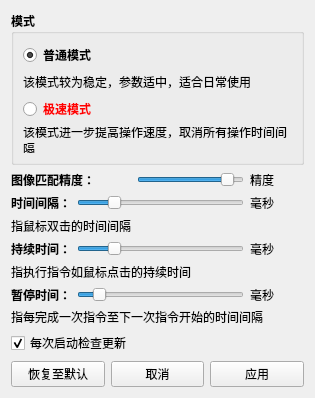
<?xml version="1.0" encoding="UTF-8"?>
<ui version="4.0">
 <class>Setting</class>
 <widget class="QWidget" name="Setting">
  <property name="geometry">
   <rect>
    <x>0</x>
    <y>0</y>
    <width>315</width>
    <height>356</height>
   </rect>
  </property>
  <property name="font">
   <font>
    <family>微软雅黑</family>
   </font>
  </property>
  <property name="windowTitle">
   <string>设置</string>
  </property>
  <property name="windowIcon">
   <iconset resource="../images.qrc">
    <normaloff>:/按钮图标/窗体/res/图标.png</normaloff>:/按钮图标/窗体/res/图标.png</iconset>
  </property>
  <layout class="QGridLayout" name="gridLayout_3">
   <item row="3" column="1">
    <widget class="QPushButton" name="pushButton_2">
     <property name="text">
      <string>取消</string>
     </property>
    </widget>
   </item>
   <item row="3" column="2">
    <widget class="QPushButton" name="pushButton">
     <property name="text">
      <string>应用</string>
     </property>
    </widget>
   </item>
   <item row="1" column="0" colspan="3">
    <layout class="QGridLayout" name="gridLayout_2">
     <item row="1" column="1" colspan="3">
      <widget class="QSlider" name="horizontalSlider_2">
       <property name="maximum">
        <number>1000</number>
       </property>
       <property name="singleStep">
        <number>100</number>
       </property>
       <property name="pageStep">
        <number>100</number>
       </property>
       <property name="value">
        <number>200</number>
       </property>
       <property name="orientation">
        <enum>Qt::Horizontal</enum>
       </property>
      </widget>
     </item>
     <item row="5" column="1" colspan="3">
      <widget class="QSlider" name="horizontalSlider_4">
       <property name="maximum">
        <number>1000</number>
       </property>
       <property name="singleStep">
        <number>100</number>
       </property>
       <property name="pageStep">
        <number>100</number>
       </property>
       <property name="value">
        <number>100</number>
       </property>
       <property name="orientation">
        <enum>Qt::Horizontal</enum>
       </property>
      </widget>
     </item>
     <item row="0" column="4">
      <widget class="QLabel" name="label_4">
       <property name="text">
        <string>精度</string>
       </property>
      </widget>
     </item>
     <item row="1" column="4">
      <widget class="QLabel" name="label_6">
       <property name="text">
        <string>毫秒</string>
       </property>
      </widget>
     </item>
     <item row="3" column="4">
      <widget class="QLabel" name="label_8">
       <property name="text">
        <string>毫秒</string>
       </property>
      </widget>
     </item>
     <item row="0" column="0" colspan="2">
      <widget class="QLabel" name="label_3">
       <property name="font">
        <font>
         <family>微软雅黑</family>
         <weight>75</weight>
         <bold>true</bold>
        </font>
       </property>
       <property name="text">
        <string>图像匹配精度：</string>
       </property>
      </widget>
     </item>
     <item row="3" column="1" colspan="3">
      <widget class="QSlider" name="horizontalSlider_3">
       <property name="maximum">
        <number>1000</number>
       </property>
       <property name="singleStep">
        <number>100</number>
       </property>
       <property name="pageStep">
        <number>100</number>
       </property>
       <property name="value">
        <number>200</number>
       </property>
       <property name="orientation">
        <enum>Qt::Horizontal</enum>
       </property>
      </widget>
     </item>
     <item row="3" column="0">
      <widget class="QLabel" name="label_7">
       <property name="font">
        <font>
         <family>微软雅黑</family>
         <weight>75</weight>
         <bold>true</bold>
        </font>
       </property>
       <property name="text">
        <string>持续时间：</string>
       </property>
      </widget>
     </item>
     <item row="1" column="0">
      <widget class="QLabel" name="label_5">
       <property name="font">
        <font>
         <family>微软雅黑</family>
         <weight>75</weight>
         <bold>true</bold>
        </font>
       </property>
       <property name="text">
        <string>时间间隔：</string>
       </property>
      </widget>
     </item>
     <item row="5" column="0">
      <widget class="QLabel" name="label_9">
       <property name="font">
        <font>
         <family>微软雅黑</family>
         <weight>75</weight>
         <bold>true</bold>
        </font>
       </property>
       <property name="text">
        <string>暂停时间：</string>
       </property>
      </widget>
     </item>
     <item row="5" column="4">
      <widget class="QLabel" name="label_10">
       <property name="text">
        <string>毫秒</string>
       </property>
      </widget>
     </item>
     <item row="0" column="2" colspan="2">
      <widget class="QSlider" name="horizontalSlider">
       <property name="maximum">
        <number>10</number>
       </property>
       <property name="singleStep">
        <number>1</number>
       </property>
       <property name="value">
        <number>9</number>
       </property>
       <property name="orientation">
        <enum>Qt::Horizontal</enum>
       </property>
      </widget>
     </item>
     <item row="6" column="0" colspan="5">
      <widget class="QLabel" name="label_12">
       <property name="text">
        <string>指每完成一次指令至下一次指令开始的时间间隔</string>
       </property>
       <property name="wordWrap">
        <bool>true</bool>
       </property>
      </widget>
     </item>
     <item row="4" column="0" colspan="5">
      <widget class="QLabel" name="label_13">
       <property name="text">
        <string>指执行指令如鼠标点击的持续时间</string>
       </property>
      </widget>
     </item>
     <item row="2" column="0" colspan="5">
      <widget class="QLabel" name="label_11">
       <property name="text">
        <string>指鼠标双击的时间间隔</string>
       </property>
       <property name="wordWrap">
        <bool>true</bool>
       </property>
      </widget>
     </item>
    </layout>
   </item>
   <item row="0" column="0" colspan="3">
    <widget class="QGroupBox" name="groupBox">
     <property name="font">
      <font>
       <family>微软雅黑</family>
       <weight>75</weight>
       <bold>true</bold>
      </font>
     </property>
     <property name="title">
      <string>模式</string>
     </property>
     <layout class="QGridLayout" name="gridLayout">
      <item row="0" column="0">
       <widget class="QRadioButton" name="radioButton">
        <property name="font">
         <font>
          <family>微软雅黑</family>
          <weight>75</weight>
          <bold>true</bold>
         </font>
        </property>
        <property name="text">
         <string>普通模式</string>
        </property>
        <property name="checked">
         <bool>true</bool>
        </property>
       </widget>
      </item>
      <item row="1" column="0">
       <widget class="QLabel" name="label">
        <property name="font">
         <font>
          <family>微软雅黑</family>
          <weight>50</weight>
          <bold>false</bold>
         </font>
        </property>
        <property name="text">
         <string>该模式较为稳定，参数适中，适合日常使用</string>
        </property>
        <property name="wordWrap">
         <bool>true</bool>
        </property>
       </widget>
      </item>
      <item row="2" column="0">
       <widget class="QRadioButton" name="radioButton_2">
        <property name="palette">
         <palette>
          <active>
           <colorrole role="WindowText">
            <brush brushstyle="SolidPattern">
             <color alpha="255">
              <red>255</red>
              <green>0</green>
              <blue>0</blue>
             </color>
            </brush>
           </colorrole>
           <colorrole role="Text">
            <brush brushstyle="SolidPattern">
             <color alpha="255">
              <red>255</red>
              <green>0</green>
              <blue>0</blue>
             </color>
            </brush>
           </colorrole>
           <colorrole role="PlaceholderText">
            <brush brushstyle="SolidPattern">
             <color alpha="128">
              <red>255</red>
              <green>0</green>
              <blue>0</blue>
             </color>
            </brush>
           </colorrole>
          </active>
          <inactive>
           <colorrole role="WindowText">
            <brush brushstyle="SolidPattern">
             <color alpha="255">
              <red>255</red>
              <green>0</green>
              <blue>0</blue>
             </color>
            </brush>
           </colorrole>
           <colorrole role="Text">
            <brush brushstyle="SolidPattern">
             <color alpha="255">
              <red>255</red>
              <green>0</green>
              <blue>0</blue>
             </color>
            </brush>
           </colorrole>
           <colorrole role="PlaceholderText">
            <brush brushstyle="SolidPattern">
             <color alpha="128">
              <red>255</red>
              <green>0</green>
              <blue>0</blue>
             </color>
            </brush>
           </colorrole>
          </inactive>
          <disabled>
           <colorrole role="WindowText">
            <brush brushstyle="SolidPattern">
             <color alpha="255">
              <red>120</red>
              <green>120</green>
              <blue>120</blue>
             </color>
            </brush>
           </colorrole>
           <colorrole role="Text">
            <brush brushstyle="SolidPattern">
             <color alpha="255">
              <red>120</red>
              <green>120</green>
              <blue>120</blue>
             </color>
            </brush>
           </colorrole>
           <colorrole role="PlaceholderText">
            <brush brushstyle="SolidPattern">
             <color alpha="128">
              <red>0</red>
              <green>0</green>
              <blue>0</blue>
             </color>
            </brush>
           </colorrole>
          </disabled>
         </palette>
        </property>
        <property name="font">
         <font>
          <family>微软雅黑</family>
          <weight>75</weight>
          <bold>true</bold>
         </font>
        </property>
        <property name="text">
         <string>极速模式</string>
        </property>
        <property name="checked">
         <bool>false</bool>
        </property>
       </widget>
      </item>
      <item row="3" column="0">
       <widget class="QLabel" name="label_2">
        <property name="font">
         <font>
          <family>微软雅黑</family>
          <weight>50</weight>
          <bold>false</bold>
         </font>
        </property>
        <property name="text">
         <string>该模式进一步提高操作速度，取消所有操作时间间隔</string>
        </property>
        <property name="wordWrap">
         <bool>true</bool>
        </property>
       </widget>
      </item>
     </layout>
    </widget>
   </item>
   <item row="3" column="0">
    <widget class="QPushButton" name="pushButton_3">
     <property name="text">
      <string>恢复至默认</string>
     </property>
    </widget>
   </item>
   <item row="2" column="0" colspan="3">
    <widget class="QCheckBox" name="checkBox">
     <property name="layoutDirection">
      <enum>Qt::LeftToRight</enum>
     </property>
     <property name="text">
      <string>每次启动检查更新</string>
     </property>
     <property name="checked">
      <bool>true</bool>
     </property>
    </widget>
   </item>
  </layout>
 </widget>
 <resources>
  <include location="../images.qrc"/>
 </resources>
 <connections>
  <connection>
   <sender>horizontalSlider</sender>
   <signal>valueChanged(int)</signal>
   <receiver>label_4</receiver>
   <slot>setNum(int)</slot>
   <hints>
    <hint type="sourcelabel">
     <x>185</x>
     <y>230</y>
    </hint>
    <hint type="destinationlabel">
     <x>302</x>
     <y>240</y>
    </hint>
   </hints>
  </connection>
  <connection>
   <sender>horizontalSlider_2</sender>
   <signal>valueChanged(int)</signal>
   <receiver>label_6</receiver>
   <slot>setNum(int)</slot>
   <hints>
    <hint type="sourcelabel">
     <x>248</x>
     <y>269</y>
    </hint>
    <hint type="destinationlabel">
     <x>302</x>
     <y>269</y>
    </hint>
   </hints>
  </connection>
  <connection>
   <sender>horizontalSlider_3</sender>
   <signal>valueChanged(int)</signal>
   <receiver>label_8</receiver>
   <slot>setNum(int)</slot>
   <hints>
    <hint type="sourcelabel">
     <x>248</x>
     <y>323</y>
    </hint>
    <hint type="destinationlabel">
     <x>302</x>
     <y>323</y>
    </hint>
   </hints>
  </connection>
  <connection>
   <sender>horizontalSlider_4</sender>
   <signal>valueChanged(int)</signal>
   <receiver>label_10</receiver>
   <slot>setNum(int)</slot>
   <hints>
    <hint type="sourcelabel">
     <x>248</x>
     <y>377</y>
    </hint>
    <hint type="destinationlabel">
     <x>302</x>
     <y>377</y>
    </hint>
   </hints>
  </connection>
  <connection>
   <sender>pushButton_2</sender>
   <signal>clicked()</signal>
   <receiver>Setting</receiver>
   <slot>close()</slot>
   <hints>
    <hint type="sourcelabel">
     <x>147</x>
     <y>442</y>
    </hint>
    <hint type="destinationlabel">
     <x>157</x>
     <y>470</y>
    </hint>
   </hints>
  </connection>
 </connections>
</ui>
